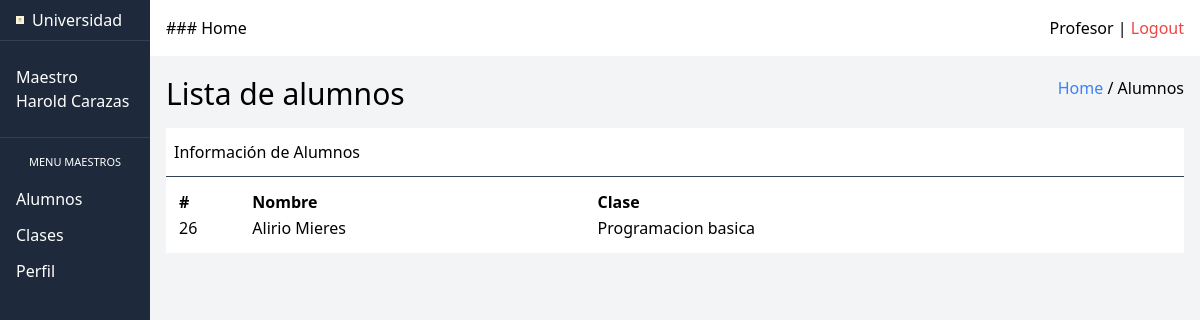
The page /index.php?action=show-student-table (signed in) on the database its author committed.
### tables this page shows
CREATE TABLE `student` (
  `id` int(11) NOT NULL,
  `dni` int(11) NOT NULL,
  `user_id` int(11) NOT NULL
);

CREATE TABLE `clases` (
  `id` int(11) NOT NULL,
  `name` varchar(150) NOT NULL,
  `instructor_id` int(11) DEFAULT NULL
);

### src/DB.php (called while the page is built, shortened)
<?php
class DB
{
    private $pdo;
    public function __construct()
    {
        try {
            $host = $_ENV["DB_HOST"];
            $dbname = $_ENV["DB_DATABASE"];
            $port = $_ENV["DB_PORT"];
            $username = $_ENV["DB_USERNAME"];
            $password = $_ENV["DB_PASSWORD"];
            $attributes = [PDO::ATTR_ERRMODE => PDO::ERRMODE_EXCEPTION];
            $dsn = "mysql:host=$host;dbname=$dbname;port=$port";
            $this->pdo = new PDO($dsn, $username, $password, $attributes);
        } catch (PDOException $e) {
            echo "ERROR: " . $e->getMessage();
        }
    }
    public function connect()
    {
        return $this->pdo;
    }
}
?>

### src/models/Alumnos.php (called while the page is built, shortened)
<?php
require_once($_SERVER["DOCUMENT_ROOT"] . "/src/DB.php");
class Alumnos
{
    public function findStudentsByInstructorId($id)
    {
        $query = "SELECT student.id as student_id, concat(firstname, ' ', lastname) as student_name, clases.name as class_name
                    FROM user
                        INNER JOIN student
                            ON student.user_id = user.id
                         INNER JOIN studet_clases
                             ON studet_clases.id_student = student.id
                         INNER JOIN clases
                             ON studet_clases.id_clase = clases.id
                         INNER JOIN instructor
                             ON instructor.id = clases.instructor_id
                         WHERE instructor.id = :id;";
        $pdo = new DB();
        $stmnt = $pdo->connect()->prepare($query);
        $stmnt->bindParam(":id", $id, PDO::PARAM_INT);
        $stmnt->execute();
        $data = [];
        while ($row = $stmnt->fetch(PDO::FETCH_ASSOC)) {
            array_push($data, $row);
        }
        return $data;
    }
}

### src/views/instructor/student-table.php (the view, shortened to what this page needs)
<?php require $_SERVER['DOCUMENT_ROOT'] . '/src/templates/head.php'; ?>
</head>
<body>
    <div class="grid grid-cols-8 grid-flow-col">
        <?php require $_SERVER['DOCUMENT_ROOT'] . '/src/views/instructor/nav-aside.php'; ?>
        <main>
            <section class="p-4 ">
                <div class="flex justify-between mb-4">
                    <h1 class="text-3xl">Lista de alumnos</h1>
                    <div>
                        <a class="text-blue-500" href="/index.php">Home</a> / Alumnos
                    </div>
                </div>
                <div class="bg-white  divide-y divide-slate-700">
                    <div class="flex justify-between items-center px-2 py-3">
                        <span>Información de Alumnos</span>
                    </div>
                    <div class="p-3">
                        <table class="w-full ">
                            <thead>
                                <tr>
                                    <td class="font-bold">#</td>
                                    <td class="font-bold">Nombre</td>
                                    <td class="font-bold">Clase</td>
                                </tr>
                            </thead>
                            <tbody>
                                <?php foreach ($students as $row) { ?>
                                    <tr>
                                        <td><?= $row["student_id"] ?></td>
                                        <td><?= $row["student_name"] ?></td>
                                        <td><?= $row["class_name"] ?></td>
                                    </tr>
                                <?php } ?>
                            </tbody>
                        </table>
                    </div>
                </div>
            </section>
        </main>
    </div>
    </div>
</body>
</html>

### rows shown on the page
student: id "26", student_name "Alirio Mieres", clases.name "Programacion basica"

### other values the page prints
$_SESSION["userData"]["firstname"] "Harold"
$_SESSION["userData"]["lastname"] "Carazas"
